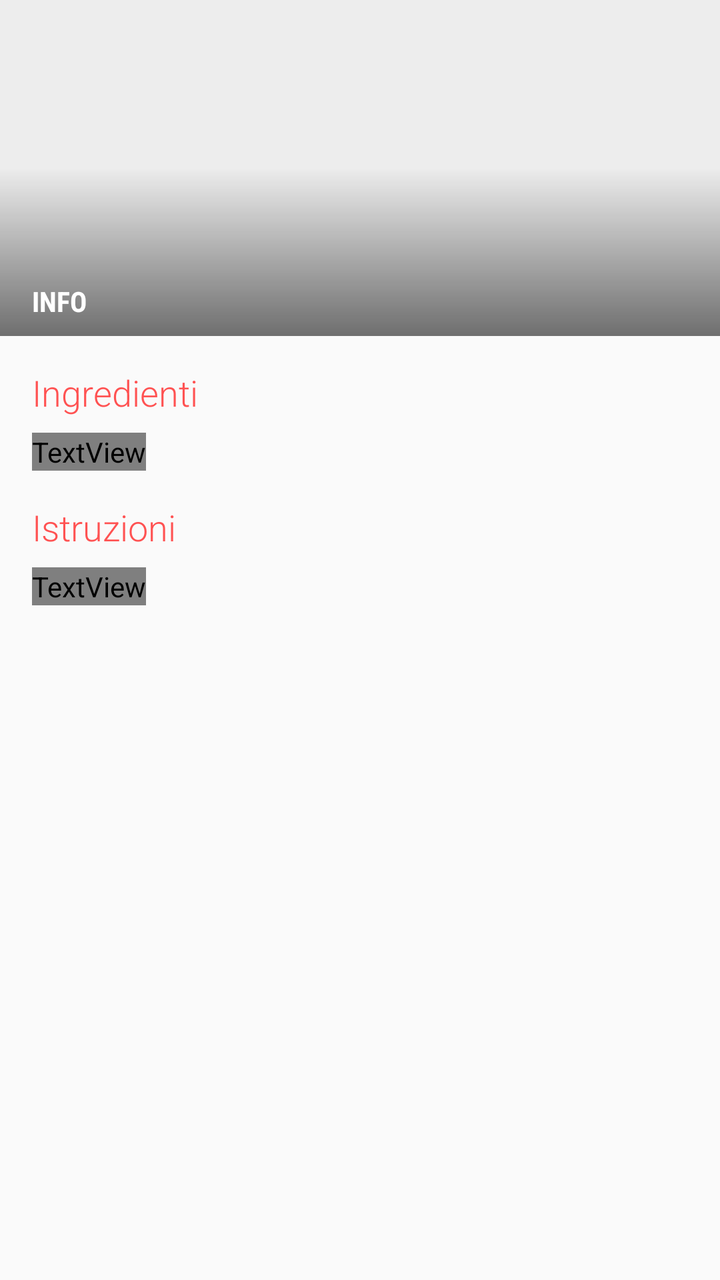
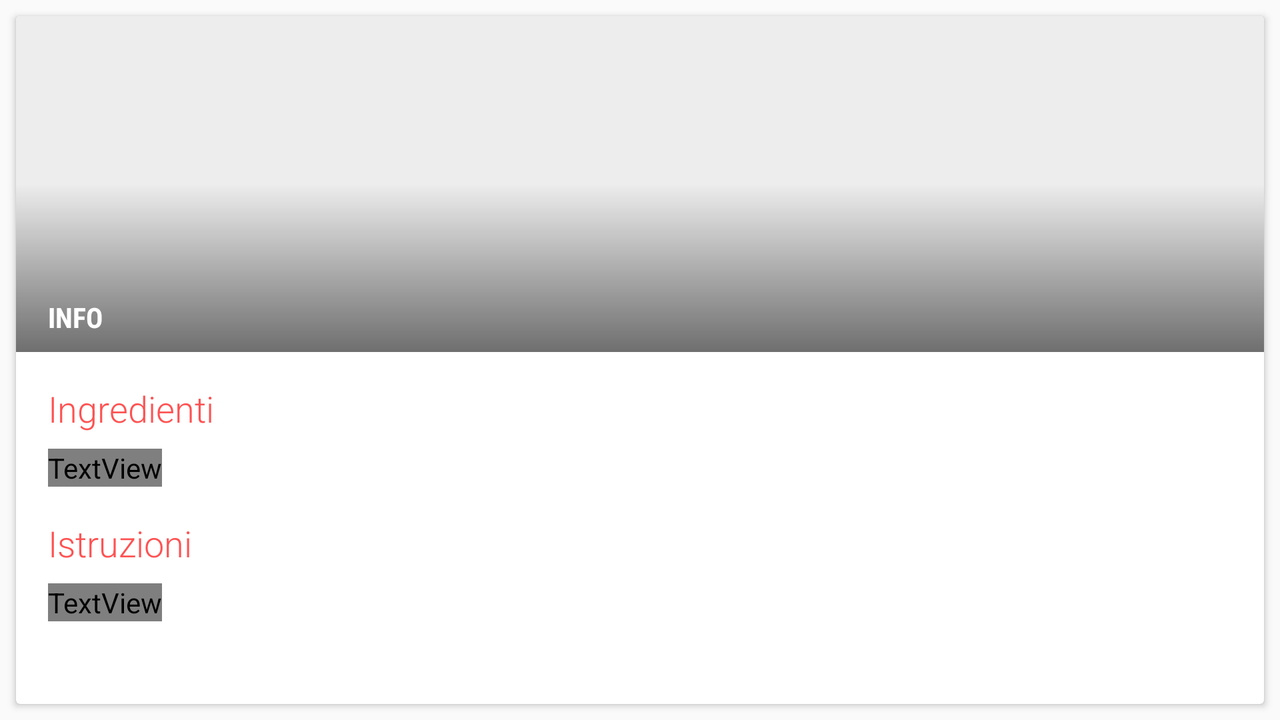

An Android layout and its configuration variant, each rendered on a device that would load it. The default file and the variant file are quoted in full after the pictures.
<!-- AndroidManifest.xml: application theme AppTheme -->
<!-- res/layout/fragment_detail.xml -->
<?xml version="1.0" encoding="utf-8"?>
<FrameLayout xmlns:android="http://schemas.android.com/apk/res/android"
    android:layout_width="match_parent"
    android:layout_height="match_parent">
    <include layout="@layout/include_detail_fragment" />
</FrameLayout>
<!-- res/layout/include_detail_fragment.xml (included above) -->
<?xml version="1.0" encoding="utf-8"?>
<RelativeLayout xmlns:android="http://schemas.android.com/apk/res/android"
    xmlns:tools="http://schemas.android.com/tools"
    android:layout_width="match_parent"
    android:layout_height="match_parent">

    <ImageView
        android:id="@+id/detail_cocktail_image"
        android:layout_width="match_parent"
        android:layout_height="168dp"
        android:layout_alignParentTop="true"
        android:scaleType="centerCrop"
        tools:background="#ededed" />

    <View
        android:layout_width="match_parent"
        android:layout_height="wrap_content"
        android:layout_alignBottom="@+id/detail_cocktail_image"
        android:background="@drawable/scrim_gradient" />

    <TextView
        android:id="@+id/detail_cocktail_info"
        style="@style/detail_cocktail_desc_style"
        android:layout_width="wrap_content"
        android:layout_height="wrap_content"
        android:layout_alignBottom="@+id/detail_cocktail_image"
        android:layout_marginBottom="@dimen/spacing_micro"
        android:layout_marginLeft="@dimen/spacing_normal"
        tools:text="Info" />

    <TextView
        android:id="@+id/label_ingredients"
        style="@style/label"
        android:layout_width="wrap_content"
        android:layout_height="wrap_content"
        android:layout_below="@id/detail_cocktail_image"
        android:layout_marginLeft="@dimen/spacing_normal"
        android:layout_marginTop="@dimen/spacing_normal"
        android:text="@string/ingredienti" />

    <TextView
        android:id="@+id/detail_cocktail_ingredients"
        style="@style/detail_cocktail_ingredients_style"
        android:layout_width="wrap_content"
        android:layout_height="wrap_content"
        android:layout_below="@id/label_ingredients"
        android:layout_marginLeft="@dimen/spacing_normal"
        android:layout_marginTop="@dimen/spacing_micro" />

    <TextView
        android:id="@+id/label_instructions"
        style="@style/label"
        android:layout_width="wrap_content"
        android:layout_height="wrap_content"
        android:layout_below="@id/detail_cocktail_ingredients"
        android:layout_marginLeft="@dimen/spacing_normal"
        android:layout_marginTop="@dimen/spacing_normal"
        android:text="@string/istruzioni" />

    <TextView
        android:id="@+id/detail_cocktail_instructions"
        style="@style/detail_cocktail_instructions_style"
        android:layout_width="wrap_content"
        android:layout_height="wrap_content"
        android:layout_below="@id/label_instructions"
        android:layout_marginLeft="@dimen/spacing_normal"
        android:layout_marginTop="@dimen/spacing_micro" />
</RelativeLayout>
<!-- resources referenced by this layout -->
<resources>
  <dimen name="spacing_micro">8dp</dimen>
  <dimen name="spacing_normal">16dp</dimen>
  <!-- drawable scrim_gradient (drawable) -->
  <?xml version="1.0" encoding="utf-8"?>
  <shape xmlns:android="http://schemas.android.com/apk/res/android"
      android:shape="rectangle">
      <gradient
          android:angle="90"
          android:centerColor="#00000000"
          android:startColor="#88000000"
          android:type="linear" />
  </shape>
  <string name="ingredienti">Ingredienti</string>
  <string name="istruzioni">Istruzioni</string>
  <style name="detail_cocktail_desc_style">
          <item name="android:fontFamily">sans-serif-condensed</item>
          <item name="android:textSize">14sp</item>
          <item name="android:textColor">@android:color/white</item>
          <item name="android:textStyle">bold</item>
          <item name="android:textAllCaps">true</item>
      </style>
  <style name="detail_cocktail_ingredients_style">
          <item name="android:fontFamily">sans-serif-regular</item>
          <item name="android:textColor">@color/textPrimary</item>
          <item name="android:textSize">14sp</item>
      </style>
  <style name="detail_cocktail_instructions_style">
          <item name="android:fontFamily">sans-serif-regular</item>
          <item name="android:textColor">@color/textPrimary</item>
          <item name="android:textSize">14sp</item>
      </style>
  <style name="label">
          <item name="android:fontFamily">sans-serif-light</item>
          <item name="android:textSize">18sp</item>
          <item name="android:textColor">@color/colorAccent</item>
  
      </style>
  <style name="AppTheme" parent="Theme.AppCompat.Light.NoActionBar">
          
          <item name="colorPrimary">@color/colorPrimary</item>
          <item name="colorPrimaryDark">@color/colorPrimaryDark</item>
          <item name="colorAccent">@color/colorAccent</item>
      </style>
  <color name="textPrimary">#444444</color>
  <color name="colorAccent">#FF5252</color>
  <color name="colorPrimary">#3F51B5</color>
  <color name="colorPrimaryDark">#303F9F</color>
</resources>
<!-- res/layout-land/fragment_detail.xml (the repository's variant of the layout above) -->
<!-- drawn on the phone turned sideways -->
<?xml version="1.0" encoding="utf-8"?>
<android.support.v7.widget.CardView xmlns:android="http://schemas.android.com/apk/res/android"
    xmlns:tools="http://schemas.android.com/tools"
    android:layout_width="match_parent"
    android:layout_height="match_parent"
    android:layout_margin="@dimen/spacing_micro">

    <include layout="@layout/include_detail_fragment"/>
</android.support.v7.widget.CardView>
